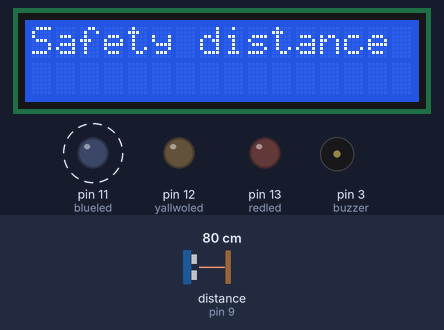
This sketch was run on a simulated Arduino Uno, built with avr-gcc and run on an emulated ATmega328P. Parts: 16×2 character LCD, output pins drawn as LEDs (lit = HIGH), buzzer (waves = sounding). Wiring (inferred from the names in the program): ultrasonic range finder: trigger pin 8; echo pin 9. Dashed ring = blinking. Inputs (shaded band) come from the test bench; at power-on: distance to the obstacle (sensor on pin 9) 80 cm. The echo pulse lasts 58.3 µs per cm; random numbers use the default seed unless the sketch sets one; pins used as bus, display or sensor lines are not drawn.

Above: at 2.3 s.
2.4 s: distance to the obstacle (sensor on pin 9) set to 55 cm
3.9 s: distance to the obstacle (sensor on pin 9) set to 46 cm
At 4.9 s:
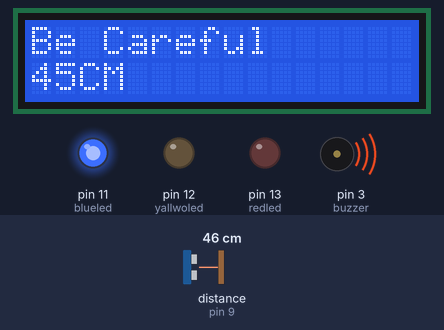
5.7 s: distance to the obstacle (sensor on pin 9) set to 39 cm
At 7.1 s:
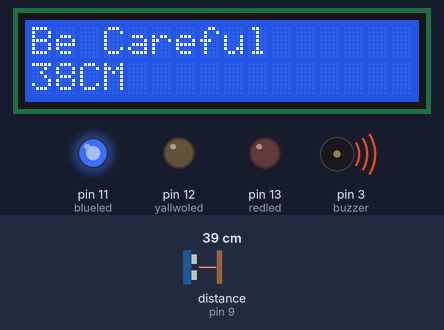
7.5 s: distance to the obstacle (sensor on pin 9) set to 32 cm
At 8.1 s:
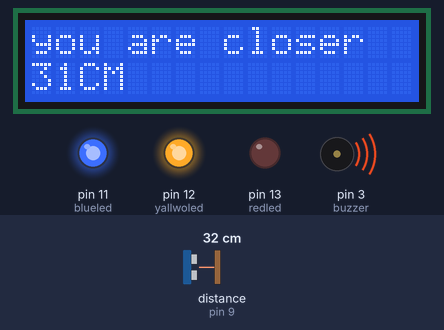
9.1 s: distance to the obstacle (sensor on pin 9) set to 17 cm
At 10.5 s:
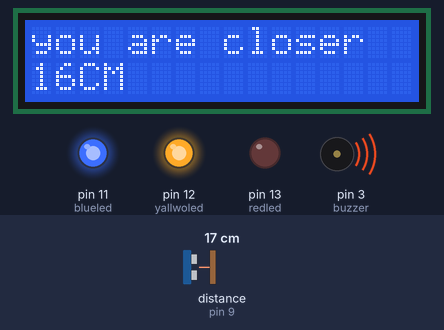
10.8 s: distance to the obstacle (sensor on pin 9) set to 14 cm
At 11.3 s:
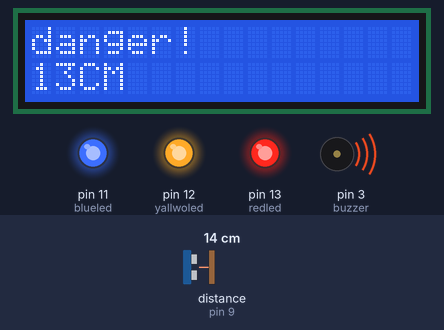
Timing chart, 0 to 13.8 s (numbered marks = the images above; inputs shaded):
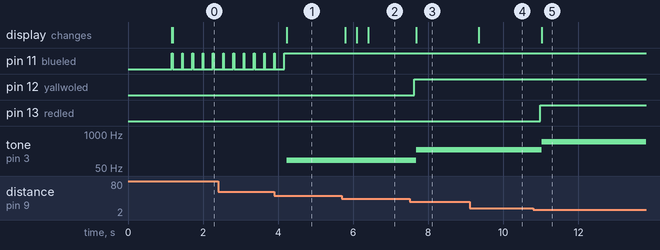

The sketch:

lcd_HC-sr04-led-buzz-project.ino
```cpp
 #include <Wire.h>
#include <LiquidCrystal_I2C.h>

LiquidCrystal_I2C lcd(0x27,16,2);
const int trigPin =8;
const int echoPin = 9;

 int cm;
 int redled= 13;
 int yallwoled= 12;
 int blueled= 11;
int buzzer =3;

int sound = 500;

byte armsUp[8] = {0b00100, 0b01010, 0b00100, 0b10101, 0b01110, 0b00100, 0b00100, 0b01010};
byte armsDown[8] = {0b00100, 0b01010, 0b00100, 0b00100, 0b01110, 0b10101, 0b00100, 0b01010};

void setup() {
  lcd.init();
 lcd.backlight();
lcd.begin(16, 2);
 lcd.clear();
 lcd.setCursor(0 , 0);
lcd.println("WELCOME  TNTU      ");// Print a message to the LCD.
  delay(1000);

pinMode(trigPin, OUTPUT);
pinMode(echoPin, INPUT);
  pinMode(redled, OUTPUT);
  pinMode(blueled, OUTPUT);
  pinMode(yallwoled, OUTPUT);
  pinMode(buzzer, OUTPUT);
  lcd.createChar (0, armsUp);    // load character to the LCD
  lcd.createChar (1, armsDown);    // load character to the LCD

}


void loop()
{
 long duration, distance;
digitalWrite(trigPin, LOW);
delayMicroseconds(2);
digitalWrite(trigPin, HIGH);
delayMicroseconds(10);
digitalWrite(trigPin, LOW);
duration = pulseIn(echoPin, HIGH);
 distance = (duration/2) / 29.1;
  for (int i = 0; i <= 15; i++) ;
  for (int i = 15; i >= 0; i--) ;
  if (distance >= 91) {


      lcd.setCursor(0 , 0);
lcd.println("WELCOME TNTU       ");
       lcd.setCursor(0 , 1);
 lcd.print(char(random(0, 2))); // show one of the two custom characters
  delay(150); // wait so it can be seen
  lcd.setCursor ( 0, 1 ); // go to position again
  lcd.print(" ");
 }

 if (distance <= 90) {
    digitalWrite(blueled, HIGH);

     lcd.setCursor(0 , 0);

     lcd.println("Safety distance  ");
         sound = 0;

 }
  else {
    digitalWrite(blueled,LOW);
  }
  if (distance <= 50) {
    digitalWrite(blueled, HIGH);

     lcd.setCursor(0 , 0);

     lcd.println("Be Careful          ");
    sound = 100;
}
  else {
    digitalWrite(blueled,LOW);
  }
  if (distance < 35) {
      digitalWrite(yallwoled, HIGH);
           lcd.setCursor(0 , 0);

     lcd.println("you are closer        ");
      sound = 250;
}
  else {
      digitalWrite(yallwoled, LOW);
  }

  if (distance < 15) {
    digitalWrite(redled, HIGH);
     lcd.setCursor(0 , 0);
    lcd.println("danger!           ");
    sound = 500;
}
  else {
    digitalWrite(redled,LOW);
  }


  if (distance > 50 ){

      digitalWrite(redled,LOW);
       sound = 0;
    noTone(buzzer);
  }
  else {
  lcd.setCursor(0 ,1);
    lcd.print(distance);
   lcd.println("CM              ");
    tone(buzzer, sound);

  }
  delay(250);
}
```

Measured:
- the behaviour switches between 52 and 51 cm on distance to the obstacle (sensor on pin 9) (found by bisection; images 0 and 1)
- the behaviour switches between 36 and 35 cm on distance to the obstacle (sensor on pin 9) (found by bisection; images 2 and 3)
- the behaviour switches between 16 and 15 cm on distance to the obstacle (sensor on pin 9) (found by bisection; images 4 and 5)
- after the input at 3.9 s, tone on pin 3 (buzzer): silent → 100 Hz after 0.33 s; the display: changes after 0.33 s (image 1)
- after the input at 5.7 s, the display: changes after 0.08 s (image 2)
- after the input at 7.5 s, pin 12 (yallwoled): LOW → HIGH after 0.13 s; tone on pin 3 (buzzer): 100 Hz → 250 Hz after 0.17 s; the display: changes after 0.17 s (image 3)
- after the input at 9.1 s, the display: changes after 0.24 s (image 4)
- after the input at 10.8 s, pin 13 (redled): LOW → HIGH after 0.19 s; tone on pin 3 (buzzer): 250 Hz → 500 Hz after 0.22 s; the display: changes after 0.22 s (image 5)
